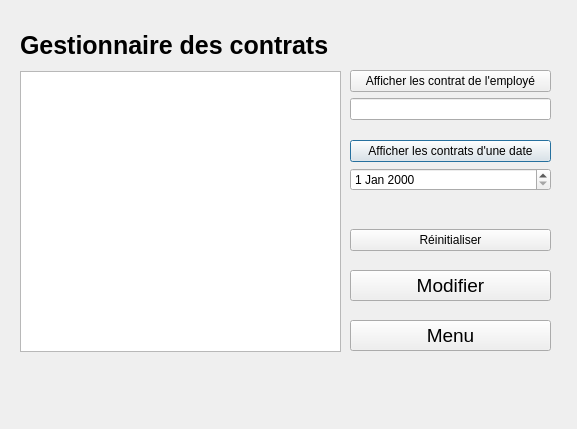
<?xml version="1.0" encoding="UTF-8"?>
<ui version="4.0">
 <class>DialogContratEmploye</class>
 <widget class="QDialog" name="DialogContratEmploye">
  <property name="geometry">
   <rect>
    <x>0</x>
    <y>0</y>
    <width>577</width>
    <height>429</height>
   </rect>
  </property>
  <property name="windowTitle">
   <string>Dialog</string>
  </property>
  <widget class="QLabel" name="labelContrat">
   <property name="geometry">
    <rect>
     <x>20</x>
     <y>20</y>
     <width>471</width>
     <height>51</height>
    </rect>
   </property>
   <property name="font">
    <font>
     <pointsize>19</pointsize>
     <weight>75</weight>
     <bold>true</bold>
    </font>
   </property>
   <property name="text">
    <string>Gestionnaire des contrats</string>
   </property>
  </widget>
  <widget class="QListView" name="listViewContrat">
   <property name="geometry">
    <rect>
     <x>20</x>
     <y>71</y>
     <width>321</width>
     <height>281</height>
    </rect>
   </property>
  </widget>
  <widget class="QWidget" name="verticalLayoutWidget">
   <property name="geometry">
    <rect>
     <x>350</x>
     <y>140</y>
     <width>201</width>
     <height>111</height>
    </rect>
   </property>
   <layout class="QVBoxLayout" name="verticalLayout">
    <item>
     <widget class="QPushButton" name="pushButtonAfficherContratSelonDate">
      <property name="text">
       <string>Afficher les contrats d'une date</string>
      </property>
     </widget>
    </item>
    <item>
     <widget class="QDateEdit" name="dateEditContratSelonDate"/>
    </item>
    <item>
     <widget class="QLabel" name="labelErreurAfficherContratSelonDate">
      <property name="text">
       <string/>
      </property>
     </widget>
    </item>
    <item>
     <widget class="QPushButton" name="pushButtonReinitialiserDate">
      <property name="text">
       <string>Réinitialiser</string>
      </property>
     </widget>
    </item>
   </layout>
  </widget>
  <widget class="QWidget" name="verticalLayoutWidget_2">
   <property name="geometry">
    <rect>
     <x>350</x>
     <y>70</y>
     <width>201</width>
     <height>51</height>
    </rect>
   </property>
   <layout class="QVBoxLayout" name="verticalLayout_2">
    <item>
     <widget class="QPushButton" name="pushButtonAfficherContratSelonEmploye">
      <property name="text">
       <string>Afficher les contrat de l'employé</string>
      </property>
     </widget>
    </item>
    <item>
     <widget class="QLineEdit" name="lineEditAfficherContratSelonEmploye"/>
    </item>
   </layout>
  </widget>
  <widget class="QLabel" name="labelErreurSelection">
   <property name="geometry">
    <rect>
     <x>20</x>
     <y>370</y>
     <width>531</width>
     <height>31</height>
    </rect>
   </property>
   <property name="text">
    <string/>
   </property>
  </widget>
  <widget class="QPushButton" name="pushButtonModifierContrat">
   <property name="geometry">
    <rect>
     <x>350</x>
     <y>270</y>
     <width>201</width>
     <height>31</height>
    </rect>
   </property>
   <property name="font">
    <font>
     <pointsize>14</pointsize>
    </font>
   </property>
   <property name="text">
    <string>Modifier</string>
   </property>
  </widget>
  <widget class="QPushButton" name="pushButtonRetournerMenu">
   <property name="geometry">
    <rect>
     <x>350</x>
     <y>320</y>
     <width>201</width>
     <height>31</height>
    </rect>
   </property>
   <property name="font">
    <font>
     <pointsize>14</pointsize>
    </font>
   </property>
   <property name="text">
    <string>Menu</string>
   </property>
  </widget>
 </widget>
 <resources/>
 <connections/>
</ui>
